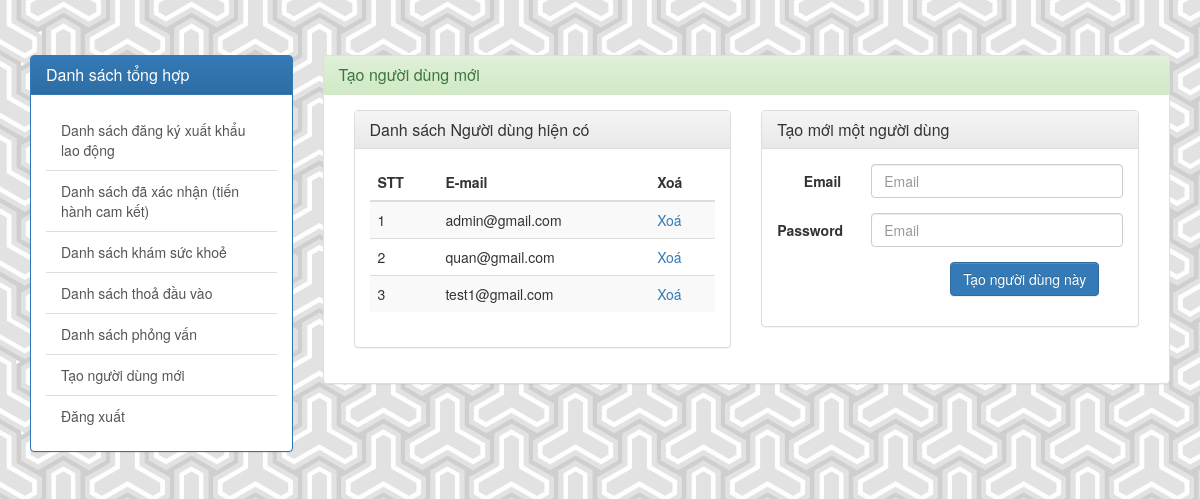
Screenshot of /taouser.php (signed in) with the database file from the repository.
### tables this page shows
CREATE TABLE IF NOT EXISTS `taikhoan` (
  `id_taikhoan` int(11) NOT NULL AUTO_INCREMENT,
  `tk_email` varchar(255) NOT NULL,
  `tk_password` varchar(255) NOT NULL,
  PRIMARY KEY (`id_taikhoan`),
  UNIQUE KEY `tk_email` (`tk_email`)
);

### db_connect.php (called while the page is built, shortened)
<?php
	function connect_db_mysql() {
		$mysqli = new mysqli("localhost", "root", "", "hqt-csdl");
		mysqli_set_charset($mysqli, "utf8");
		return $mysqli;
	}
	function db_query_load_data($query = '') {
		if(!empty($query)) {
			$con = connect_db_mysql();
			$result = mysqli_query($con, $query);
			if($result) {
				$rows = mysqli_fetch_all($result);
				return $rows;
			}
		}
		return '';
	}
?>

### taouser.php (the view, shortened to what this page needs)
<!DOCTYPE html>
<?php
	include_once 'db_connect.php';
?>
<?php if(isset($_SESSION['user_info'][1]) && filter_var($_SESSION['user_info'][1], FILTER_VALIDATE_EMAIL)) : ?>
<?php
	$accs = db_query_load_data("select * from taikhoan;");
?>
	<html>
		<head>
			<?php include 'load_css.php'; ?>
		</head>
		<body>
			<div class = "example">
				<div class="container">
					<div class="row">
						<div class="col-xs-3">
							<?php include 'menu_left.php'; ?>
						</div>
						<div class="col-xs-9">
							<div class="panel panel-success">
								<div class="panel-heading">
									<h3 class="panel-title">Tạo người dùng mới</h3>
								</div>
								<div class="panel-body">
									<div class="col-xs-6">
										<div class="panel panel-default">
											<div class="panel-heading">
												<h3 class="panel-title">Danh sách Người dùng hiện có</h3>
											</div>
											<div class="panel-body">
												<table class="table table-striped">
													<thead>
														<tr>
															<th>STT</th>
															<th>E-mail</th>
															<th>Xoá</th>
														</tr>
													</thead>
													<tbody>
														<?php foreach($accs as $key => $acc) : ?>
															<tr>
																<td><?php print $key + 1; ?></td>
																<td><?php print $acc[1]; ?></td>
																<td><a href="xulyxoanguoidung.php?id=<?php print $acc[0]; ?>">Xoá</a></td>
															</tr>
														<?php endforeach; ?>
													</tbody>
												</table>
											</div>
										</div>
									</div>
									<div class="col-xs-6">
										<div class="panel panel-default">
											<div class="panel-heading">
												<h3 class="panel-title">Tạo mới một người dùng</h3>
											</div>
											<div class="panel-body">
												<form class="form-horizontal" action="xulytaonguoidung.php" method="post" accept-charset="utf-8">
													<div class="form-group">
														<label class="control-label col-xs-3">Email</label>
														<div class="col-xs-9">
															<input type="email" class="form-control" placeholder="Email" name="email">
														</div>
													</div>
													<div class="form-group">
														<label class="control-label col-xs-3">Password</label>
														<div class="col-xs-9">
															<input type="password" class="form-control" placeholder="Email" name="password">
														</div>
													</div>
													<div class="form-group">
														<div class="col-xs-offset-6">
		                          <button type="submit" class="btn btn-primary">Tạo người dùng này</button>
		                        </div>
													</div>
												</form>
											</div>
										</div>
									</div>
								</div>
							</div>
						</div>
					</div>
				</div>
			</div>
		</body>
	</html>
<?php else : ?>
	<?php header('Location: ' . base_path('login.php')); ?>
<?php endif ; ?>

### css/custom.css (style rules this page uses)
body { min-height: 1000px; padding-top: 50px; }
.example { margin: 5px; }

### rows the page displays
taikhoan: tk_email "admin@gmail.com"
taikhoan: tk_email "quan@gmail.com"
taikhoan: tk_email "test1@gmail.com"
